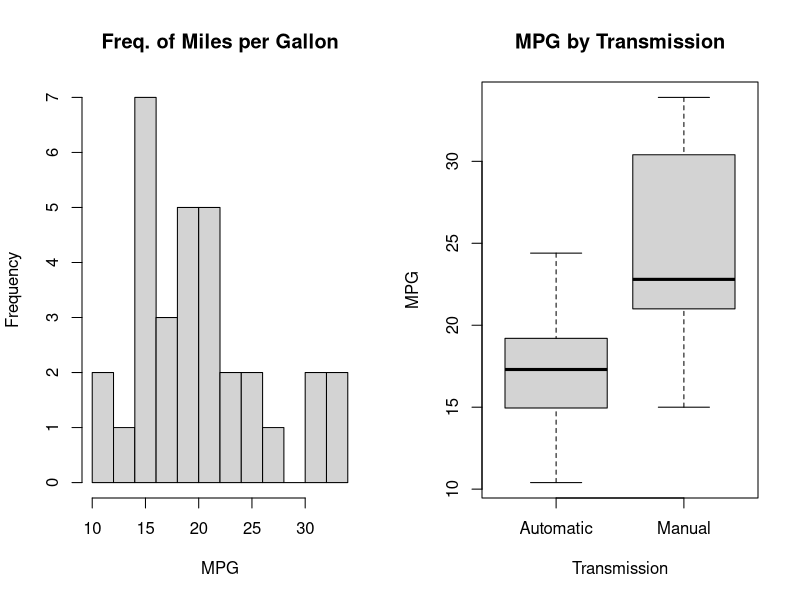
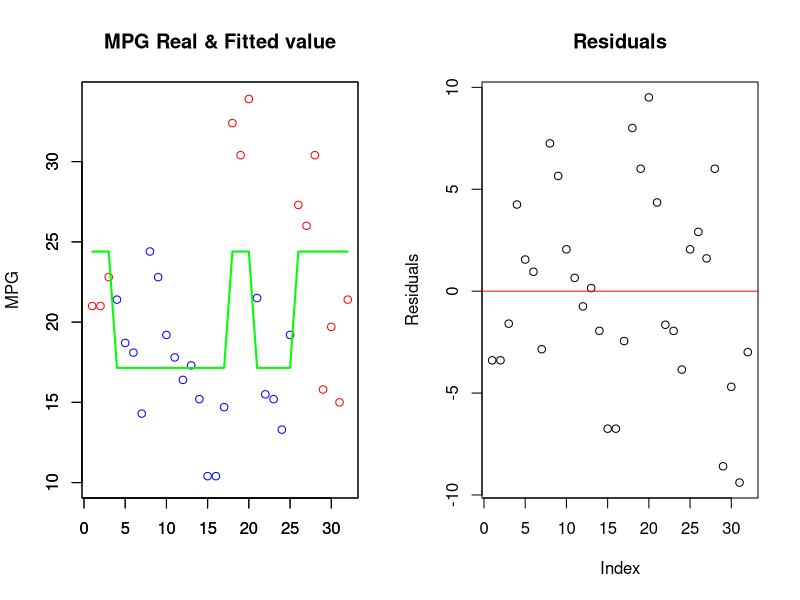
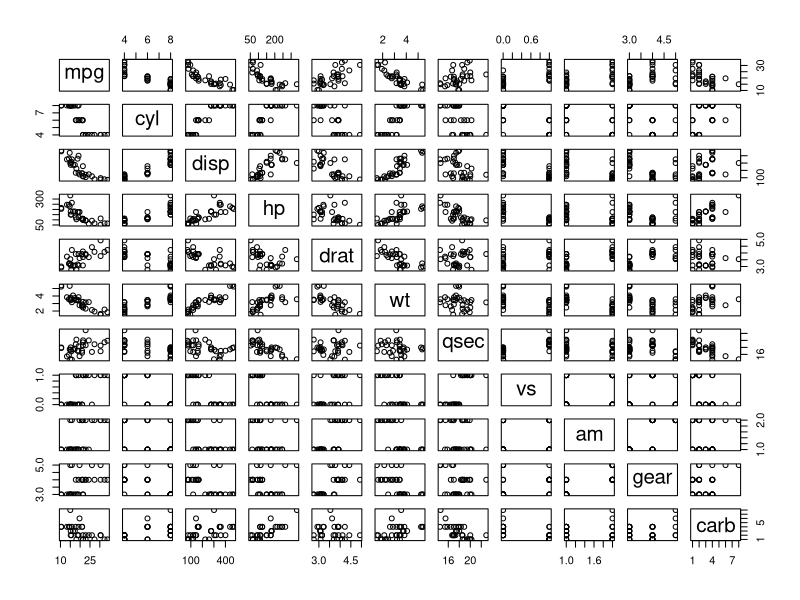
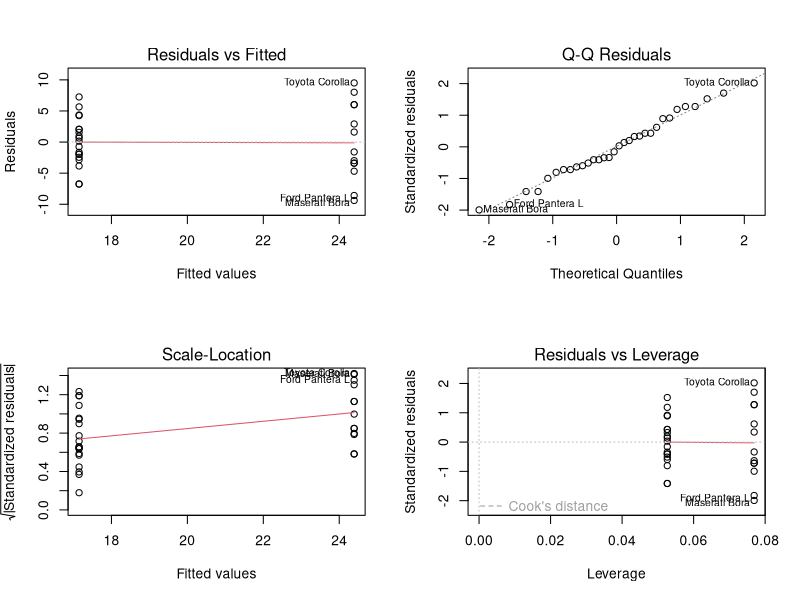
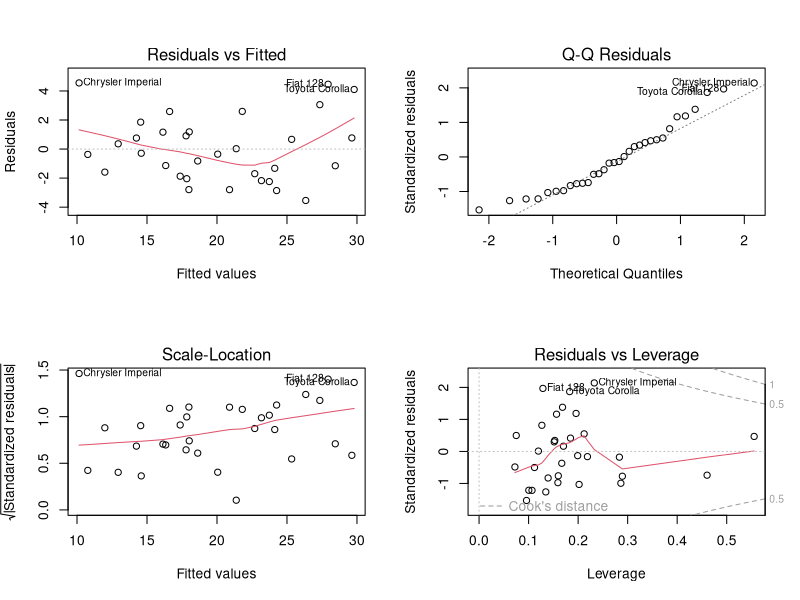

Here is the R script that generated these plots, in order:
# Load dataset
data(mtcars)

#check the "mtcars" data
str(mtcars)

# Change from num to factor
mtcars$am[mtcars$am==1]<-"Manual"
mtcars$am[mtcars$am==0]<-"Automatic"
mtcars$am<-as.factor(mtcars$am)


# Focus on MPG and draw a histogram
summary(mtcars$mpg)  # mpg consists of numbers

# Draw a histogram and check the relationship between mpg & transmission
par(mfrow=c(1,2))

hist(mtcars$mpg,breaks=10,main="Freq. of Miles per Gallon",xlab="MPG")
boxplot(mpg~am,mtcars,main="MPG by Transmission",xlab="Transmission",ylab="MPG")


# Define new variable and store new data frame
mtcars_auto<-mtcars[mtcars$am=="Automatic",]
mtcars_manu<-mtcars[mtcars$am=="Manual",]

t.test(mtcars_auto$mpg,mtcars_manu$mpg)


# Using "lm()" function, consider linear regression
fit_mtcars<-lm(mpg~am, mtcars)
summary(fit_mtcars)


par(mfrow=c(1,2))

# plot the linear graph
mtcars_fitted<-fitted(fit_mtcars)

plot(mtcars$mpg,main="MPG Real & Fitted value",xlab="",ylab="MPG",ylim=c(10,34),col=c("blue","red")[mtcars$am])
par(new=T)
plot(mtcars_fitted,type="l",xlab="",ylab="",ylim=c(10,34),col="green",lwd=2)

plot(residuals(fit_mtcars),main="Residuals",Xlab="",ylab="Residuals")
abline(h=0,col="red")


# Check the overall parameters
fit_overall<-lm(mpg~.,mtcars)
summary(fit_overall)

plot(mtcars)

# Exclude the variables sequentially, and compare the R squared value
fit_ex_cyl<-lm(mpg~disp+hp+drat+wt+qsec+vs+am+gear+carb,mtcars)
summary(fit_ex_cyl)
fit_ex_vs<-lm(mpg~disp+hp+drat+wt+qsec+am+gear+carb,mtcars)
summary(fit_ex_vs)
fit_ex_carb<-lm(mpg~disp+hp+drat+wt+qsec+am+gear,mtcars)
summary(fit_ex_carb)
fit_ex_gear<-lm(mpg~disp+hp+drat+wt+qsec+am,mtcars)
summary(fit_ex_gear)
fit_ex_drat<-lm(mpg~disp+hp+wt+qsec+am,mtcars)
summary(fit_ex_drat)

fit_ex_disp<-lm(mpg~hp+wt+qsec+am,mtcars)
summary(fit_ex_disp)
fit_ex_hp<-lm(mpg~wt+qsec+am,mtcars)
summary(fit_ex_hp)


# Use anova function
anova(fit_mtcars,fit_ex_drat)

# plot
par(mfrow=c(2,2))
plot(fit_mtcars)

par(mfrow=c(2,2))
plot(fit_ex_drat)
